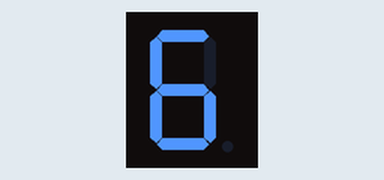
A program run on a simulated Raspberry Pi (header pin numbers). Parts: 1-digit seven-segment display. What the program prints to the terminal is not drawn.

Above: at 0.1 s.
At 11.3 s:
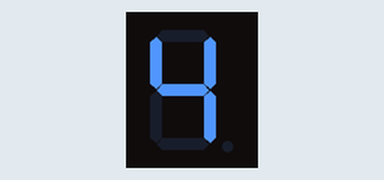
At 21.5 s:
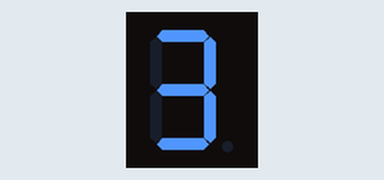
At 31.7 s:
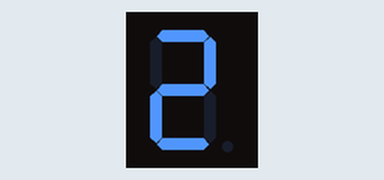
At 41.9 s:
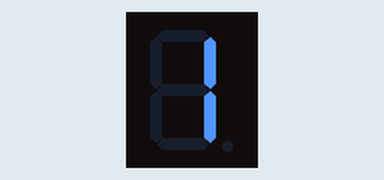
At 63.2 s:
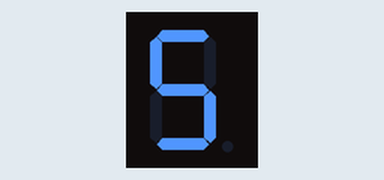

The program:

60_seconds_countdown.py
```python
#!/usr/bin/env python

import RPi.GPIO as GPIO
import time

SDI   = 11
RCLK  = 12
SRCLK = 13
countdown = 60 # 60 Seconds countdown

segmentCodes = [0x3f,0x06,0x5b,0x4f,0x66,0x6d,0x7d,0x07,0x7f,0x6f]

def print_msg():
	print 'Timer started ... 60 seconds countdown'
	print 'Please press Ctrl+C to end the program...'

def setup():
	GPIO.setmode(GPIO.BOARD)    #Number GPIOs by its physical location
	GPIO.setup(SDI, GPIO.OUT)
	GPIO.setup(RCLK, GPIO.OUT)
	GPIO.setup(SRCLK, GPIO.OUT)
	GPIO.output(SDI, GPIO.LOW)
	GPIO.output(RCLK, GPIO.LOW)
	GPIO.output(SRCLK, GPIO.LOW)

def write_digit(num):
	for bit in range(0, 8):
		GPIO.output(SDI, 0x80 & (num << bit))
		GPIO.output(SRCLK, GPIO.HIGH)
		time.sleep(0.001)
		GPIO.output(SRCLK, GPIO.LOW)
	GPIO.output(RCLK, GPIO.HIGH)
	time.sleep(0.001)
	GPIO.output(RCLK, GPIO.LOW)

def cleanup_display():
        for bit in range(0, 16):
                GPIO.output(SDI, GPIO.LOW)
                GPIO.output(SRCLK, GPIO.HIGH)
                time.sleep(0.001)
                GPIO.output(SRCLK, GPIO.LOW)
        GPIO.output(RCLK, GPIO.HIGH)
        time.sleep(0.001)
        GPIO.output(RCLK, GPIO.LOW)


def loop():
	while True:
		for i in range(countdown, -1, -1):
			write_digit(segmentCodes[i%10])
			write_digit(segmentCodes[i/10])
			time.sleep(1.0)

def destroy():   # When program ending, the function is executed.
	cleanup_display()
	GPIO.cleanup()

if __name__ == '__main__': #Program starting from here
	print_msg()
	setup()
	try:
		loop()
	except KeyboardInterrupt:
		destroy()
```

Measured:
- by itself, everything shown: repeats every 62.1 s, in 7 steps
- what the display in image 0 shows lasts 1.0 s, from 0.1 s to 1.1 s
- what the display in image 1 shows lasts 10.2 s, from 11.3 s to 21.5 s
- what the display in image 2 shows lasts 10.1 s, from 21.5 s to 31.6 s
